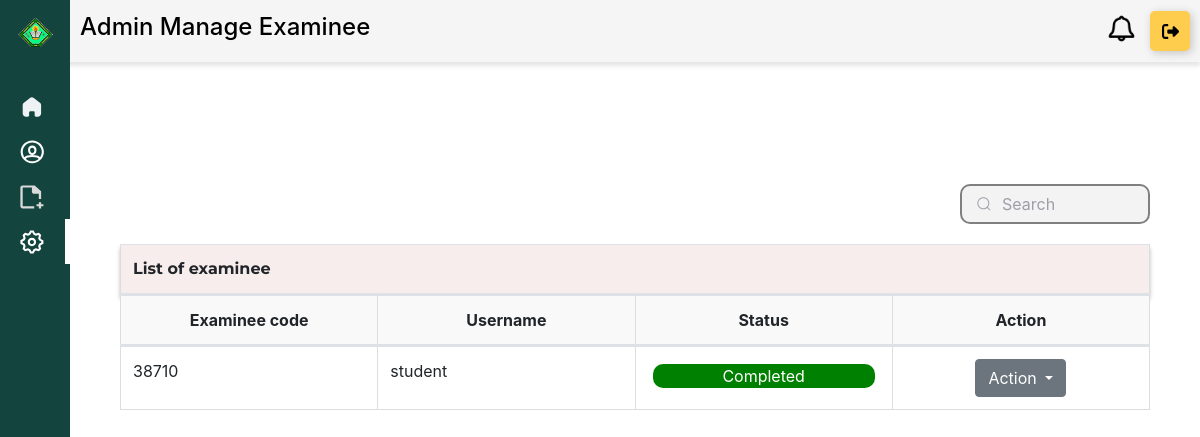
Screenshot of /AdminManageExaminee.php with the database file from the repository.
### tables this page shows
CREATE TABLE `useraccount` (
  `control_number` int(11) NOT NULL,
  `username` varchar(244) NOT NULL,
  `password` varchar(255) NOT NULL,
  `created_at` timestamp NOT NULL DEFAULT CURRENT_TIMESTAMP ON UPDATE CURRENT_TIMESTAMP
);

CREATE TABLE `admin_booking` (
  `book_id` int(11) NOT NULL,
  `control_number` int(11) NOT NULL,
  `date` date NOT NULL,
  `time` time NOT NULL,
  `Schedule` varchar(25) NOT NULL,
  `created_at` timestamp NOT NULL DEFAULT CURRENT_TIMESTAMP ON UPDATE CURRENT_TIMESTAMP
);

### AdminManageExaminee.php (the view, shortened to what this page needs)
<?php
include "dbcon.php";
?>
<!DOCTYPE html>
<html lang="en">
<head>
    <link rel="stylesheet" href="global.css">
    <link rel="stylesheet" href="SPEL.css">
    <link rel="stylesheet" href="AdminPortalExamSet.css">
    <link rel="stylesheet" href="https://stackpath.bootstrapcdn.com/bootstrap/4.5.2/css/bootstrap.min.css">
</head>
<body>
    <div class="d-flex">
        <div class="sidebar bg-dark-green" id="sidebar">
            <div class="logo-and-campus">
                <img src="CvSU_LOGO.png" alt="School Logo" class="school-logo" onclick="toggleSidebar()">
            </div>
            <div class="iconsandLabel">
                <a href="AdminDashboard.php">
                    <img src="./public/home1.svg" alt="Dashboard Icon" class="menu-icon">
                </a>
                <a href="AdminProfile.php">
                    <img src="./public/vector2.svg" alt="Profile Icon" class="menu-icon">
                </a>
                <a href="AdminPortalExamSet.php">
                    <img src="./public/union1.svg" alt="Exam Icon" class="menu-icon">
                </a>
                <a href="AdminManageExaminee.php" style="border-right: 5px solid white;">
                    <img src="    ./public/icon25.svg" alt="Result Icon" class="menu-icon">
                </a>
            </div>
        </div>
        <div class="flex-grow-1">
            <div class="header d-flex justify-content-between align-items-center">
                <h4>Admin Manage Examinee</h4>
                <div class="header-icons">
                    <?php include "adminnotif.php"; ?>
                    <button class="Btn">
                        <div class="sign">
                        </div>
                    </button>
                </div>
            </div><br><br><br>
            <div class="content" id="content">
                <div class="container-fluid">
                    <div class="row justify-content-end">
                        <table class="table" style="text-align: center;">
                            <div class="row">
                                <thead class="headExam">
                                    <tr>
                                        <th colspan="6">List of examinee</th>
                                    </tr>
                                </thead>
                                <div class="search-and-table-container">
                                    <div class="group" id="search">
                                        <input class="input" type="search" placeholder="Search" id="search_inpt" />
                                    </div>
                                    <thead>
                                        <tr>
                                            <th scope="col">Examinee code</th>
                                            <th scope="col">Username</th>
                                            <th scope="col">Status</th>
                                            <th scope="col">Action</th>
                                        </tr>
                                    </thead>
                                    <tbody id='search_tbl'>
                                        <?php
                                        $sql1 = "SELECT  * FROM useraccount";
                                        $result = $conn->query($sql1);
                                        if ($result->num_rows > 0) {
                                            while ($row = $result->fetch_assoc()) {
                                                echo "<tr>";
                                                echo "<td>" . $row["control_number"] . "</td>";
                                                $stmt2 = $conn->prepare("SELECT * FROM useraccount WHERE control_number = ?");
                                                $stmt2->bind_param("i", $row["control_number"]);
                                                $stmt2->execute();
                                                $result2 = $stmt2->get_result();
                                                if ($result2->num_rows > 0) {
                                                    while ($row2 = $result2->fetch_assoc()) {
                                                        $stmt3 = $conn->prepare("SELECT * FROM useraccount WHERE control_number = ?");
                                                        $stmt3->bind_param("i", $row2["control_number"]);
                                                        $stmt3->execute();
                                                        $result3 = $stmt3->get_result();
                                                        if ($result3->num_rows > 0) {
                                                            while ($row3 = $result3->fetch_assoc()) {
                                                                echo "<td>" . $row3["username"] . "</td>";
                                                            }
                                                        } else {
                                                            echo "<td>No personal details found</td>";
                                                        }
                                                        $stmt4 = $conn->prepare("SELECT * FROM admin_booking WHERE control_number = ?");
                                                        $stmt4->bind_param("i", $row2["control_number"]);
                                                        $stmt4->execute();
                                                        $result4 = $stmt4->get_result();
                                                        if ($result4->num_rows > 0) {
                                                            while ($row4 = $result4->fetch_assoc()) {
                                                                $bg_color = ($row4["Schedule"] == "Missed") ? "red" : "green";
                                                                echo '<td>
                            <p style="background-color: ' . $bg_color . '; border-radius: 10px; margin: 5px; color: white;">' . $row4["Schedule"] . '</p>
                            </td>';
                                                                echo '<td class="text-center">
                                <div class="dropdown">
                                    <button class="btn btn-secondary dropdown-toggle custom-btn" type="button" id="dropdownMenuButton1" data-toggle="dropdown" aria-haspopup="true" aria-expanded="false">
                                        Action
                                    </button>
                                    <div class="dropdown-menu" aria-labelledby="dropdownMenuButton1">';
                                                                echo '</div>
                                </div>
                            </td>';
                                                            }
                                                        }
                                                    }
                                                } else {
                                                    echo "<td colspan='1'>No student info found</td>";
                                                    echo "<td colspan='1'>No student info found</td>";
                                                    echo "<td colspan='1'>No student info found</td>";
                                                }
                                                echo "</tr>";
                                            }
                                        } else {
                                            echo "<tr><td colspan='12'>No results found</td></tr>";
                                        }
                                        ?>
                                    </tbody>
                        </table>
                    </div>
                </div>
            </div>
</body>
</html>

### global.css (style rules this page uses)
body { margin: 0; line-height: normal; }
:root { --font-montserrat: Montserrat; --font-inter: Inter; --font-poppins: Poppins; --font-montserrat-alternates: "Montserrat Alternates"; --font-montagu-slab: "Montagu Slab"; --font-size-xl: 20px; --font-size-sm: 14px; --font-size-smi: 13px; --font-size-5xl: 24px; --font-size-13xl: 32px; --font-size-11xl: 30px; --font-size-6xl: 25px; --font-size-4xl: 23px; --font-size-base: 16px; --font-size-21xl: 40px; --font-size-3xl: 22px; --font-size-lg: 18px; --font-size-31xl: 50px; --font-size-17xl: 36px; --font-size-3xs: 10px; --font-size-mini: 15px; --font-size-45xl: 64px; --font-size-26xl: 45px; --font-size-29xl: 48px; --font-size-51xl: 70px; --font-size-109xl: 128px; --font-size-xs: 12px; --font-size-5xs: 8px; --color-white: #fff; --color-black: #000; --color-snow-100: #fffbfb; --color-snow-200: #fef8f8; --color-snow-300: #fdf8f8; --color-silver-100: #bfbfbf; --color-silver-200: #b6b6b6; --color-gray-100: #fbfbfb; --color-gray-200: #fafafa; --color-gray-300: #272222; --color-gray-400: #001133; --color-gray-500: rgba(0, 0, 0, 0.2); --color-gray-600: rgba(0, 0, 0, 0.35); --color-gray-700: rgba(0, 0, 0, 0.37); --color-gray-800: rgba(0, 0, 0, 0.7); --color-gray-900: rgba(255, 255, 255, 0); --color-gray-1000: rgba(0, 0, 0, 0.38); --color-gray-1100: rgba(0, 0, 0, 0.25); --color-gray-1200: rgba(0, 0, 0, 0.12); --color-gray-1300: rgba(0, 0, 0, 0.55); --color-gray-1400: rgba(131, 127, 127, 0.32); --color-gray-1500: rgba(0, 0, 0, 0.59); --color-gray-1600: rgba(0, 0, 0, 0.54); --color-gray-1700: rgba(0, 0, 0, 0.46); --color-gray-1800: rgba(0, 0, 0, 0.41); --color-gray-1900: rgba(0, 0, 0, 0.5); --color-darkslategray-100: #01343e; --color-darkslategray-200: rgba(1, 52, 62, 0.72); --color-limegreen: #00d021; --color-lavenderblush: #f8eded; --color-goldenrod-100: #ffcd4d; --color-gainsboro-100: #d9d9d9; --color-gainsboro-200: rgba(217, 217, 217, 0); --color-gainsboro-300: rgba(218, 218, 218, 0); --color-seagreen-100: #448b4f; --color-seagreen-200: rgba(68, 139, 79, 0); --stroke: #d5d4df; --color-lightgray-100: #d8d3d3; --inactive: #f3f3f7; --color-whitesmoke-100: #f2f2f2; --color-whitesmoke-200: #efefef; --color-cornflowerblue-100: #0c92de; --color-darkgreen: #005a0e; --color-ghostwhite: rgba(251, 248, 255, 0.05); --color-crimson-100: #db2d2d; --color-lightcoral: #d67878; --color-mediumspringgreen: #2ddb72; --color-lightgreen: #78d687; --color-darkgray-100: #afafaf; --color-darkgray-200: #a8a8a8; --color-honeydew-100: #f3fff4; --color-honeydew-200: #d8eadb; --color-mediumseagreen: #74cd82; --color-forestgreen: #49973c; --color-palegreen-100: rgba(146, 239, 131, 0.37); --color-palegreen-200: rgba(146, 239, 131, 0.39); --color-red-100: #de190c; --color-red-200: #ff0000; --color-mintcream: #fbfffb; --active: #45539d; --color-firebrick: #d13131; --color-slategray: #486c74; --gap-24xl: 43px; --gap-25xl: 44px; --gap-xs: 12px; --gap-5xs: 8px; --padding-3xs: 10px; --padding-base: 16px; --padding-2xl: 21px; --padding-11xl: 30px; --padding-xl: 20px; --padding-8xl: 27px; --br-mini: 15px; --br-3xs: 10px; --br-sm: 14px; --br-8xs: 5px; --br-smi: 13px; --br-xl: 20px; --br-4xs: 9px; --br-4xl: 23px; --br-20xl: 39px; --br-10xs: 3px; --br-16xl: 35px; --br-9xs: 4px; }

### AdminPortalExamSet.css (style rules this page uses)
.headExam { box-shadow: 0 4px 4px rgb(0 0 0 / 25%); background-color: var(--color-lavenderblush); font-family: var(--font-montserrat); width: 2000px; height: 43.4px; }
.group { display: flex; line-height: 28px; align-items: center; position: relative; max-width: 190px; margin-bottom: 20px; float: right; }
.input { width: 100%; height: 40px; line-height: 28px; padding: 0 1rem; padding-left: 2.5rem; border: 2px solid transparent; border-radius: 8px; outline: none; background-color: #f3f3f4; color: #0d0c22; transition: 0.3s ease; }
.input::placeholder { color: #9e9ea7; }
.icon { position: absolute; left: 1rem; fill: #9e9ea7; width: 1rem; height: 1rem; }
.dropdown-toggle { text-align: center; background-color: var(--color-darkslategray-100); color: white; }
.dropdown { display: flex; justify-content: center; align-items: center; flex-direction: column; }

### rows the page displays
useraccount: control_number "38710", username "student"
admin_booking: Schedule "Completed"
